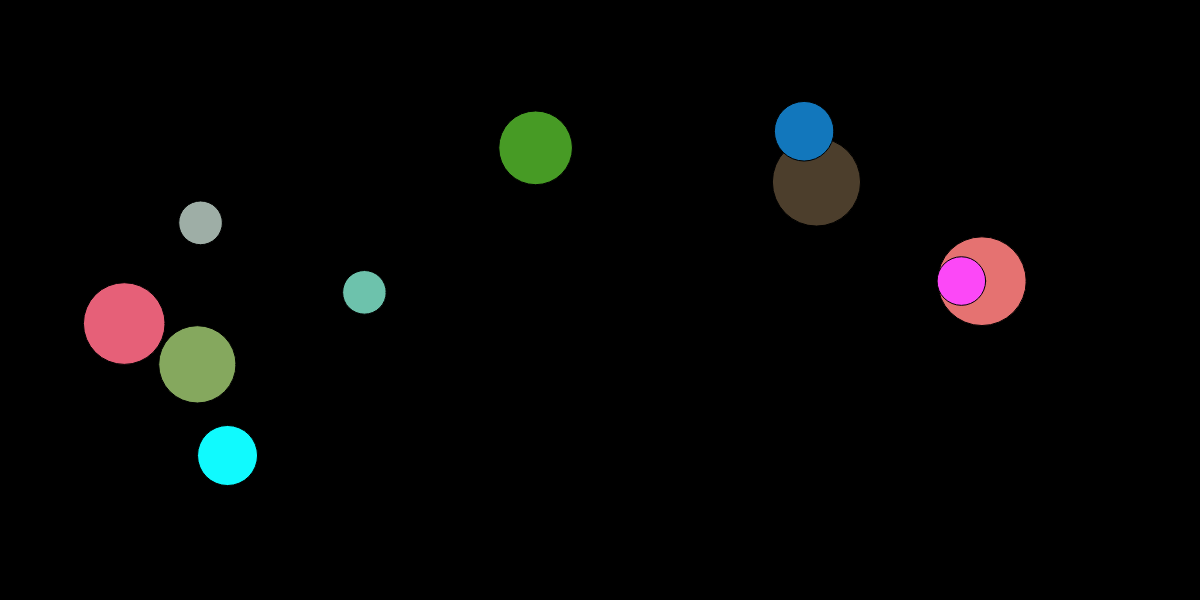
Frame 1 (no input)
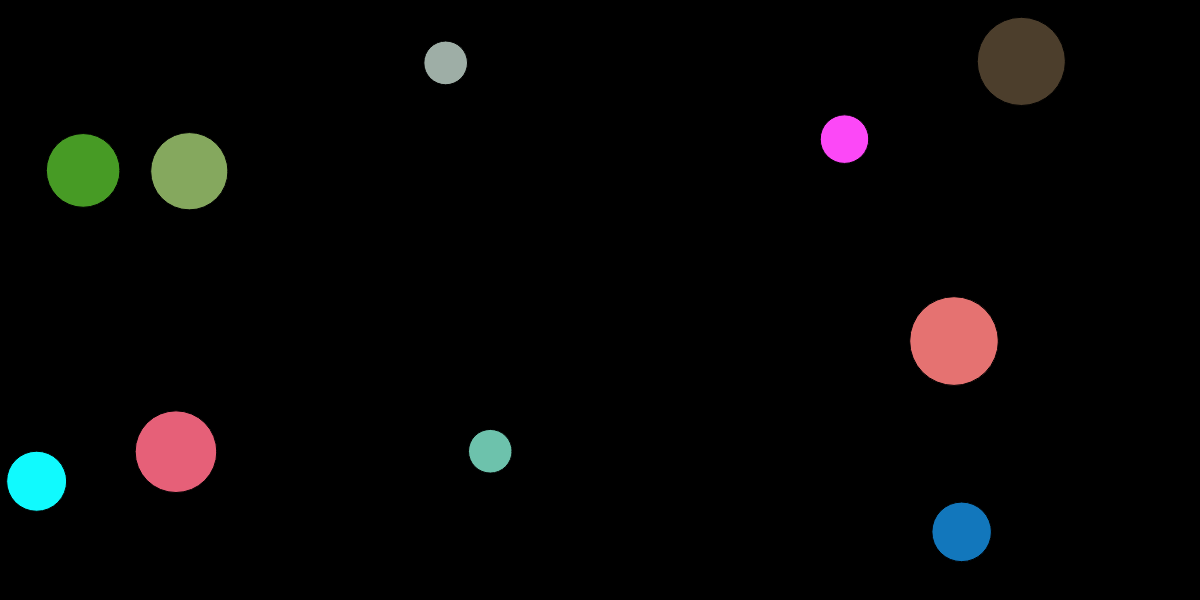
Frame 60 (no input)
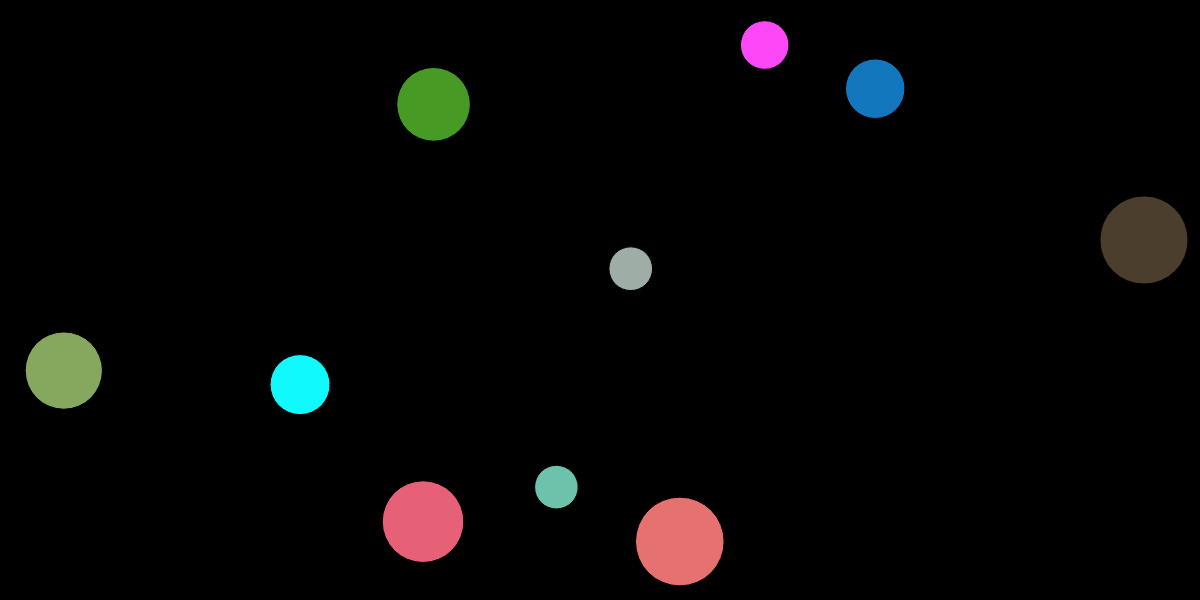
Frame 120 (the mouse pressed at the canvas centre since frame 60)

The p5.js sketch that drew these frames (run headless with seeded random() and noise() and a simulated clock; from frame 60 on, the mouse is pressed at the canvas centre):

// p5.js sketch
// ── sketch.js
const height = 600, width = 1200;
let particles = [];


class Particle {
	constructor(position, velocity, size, color) {
		this.position = position;
		this.velocity = velocity;
		this.size = size;
		this.color = color;
		this.acceleration = createVector(0, 0);
	}

	check_bounds() {
		if (this.position.x >= width - this.size ||
			this.position.x <= this.size) {
			this.velocity.x *= -1;
		}

		if (this.position.y >= height - this.size ||
			this.position.y <= this.size) {
			this.velocity.y *= -1;
		}
	}

	update() {
		// Pick a random acceleration
		this.acceleration.x = random(-0.75, 0.75);
		this.acceleration.y = random(-0.75, 0.75);

		// And add it to the velocity
		this.velocity.add(this.acceleration);
		this.position.add(this.velocity);
	}

	draw() {
		fill(this.color);
		ellipse(this.position.x, this.position.y,
			 this.size * 2, this.size * 2);
	}
}


function setup() {
	createCanvas(width, height);

	// Create new particles with random properties and store references to them
	for (let i = 0; i < 10; ++i) {
		particles.push(
			new Particle(
				createVector(random(100, width - 100), random(100, height - 100)),
				createVector(random(-5, 5), random(-5, 5)),
				random(20, 50),
				color(random(255), random(255), random(255))
			)
		);
	}
}

function draw() {
	background(0);

	// For each particle, update its position,
	// make sure it's without the bounds, and draw it to the screen!
	for (let p in particles) {
		particles[p].update();
		particles[p].check_bounds();
		particles[p].draw();
	}
}
